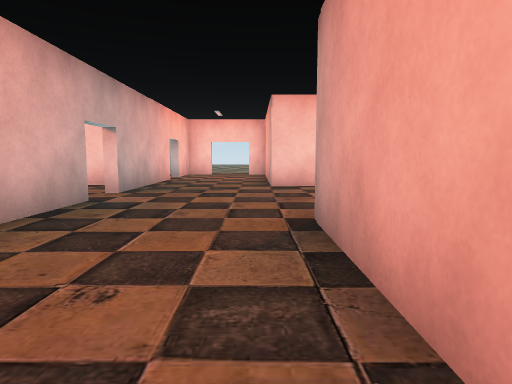
View 1 (above)

20 first-person views from a walk through a Unity game level. The camera is 1.3 m above the floor, tilts 6° down and sees 75° across. The floor is counted in squares, 2 m on a side. Each view is taken from the middle of a square. On the plan, view 1 faces up. The plan holds only what a view shows up to about 10 squares ahead; the rest is blank. The place goes on beyond the plan. The player is left out. Door leaves are left out, so doorways stand open. Some surface patterns are stand-ins.

View 2
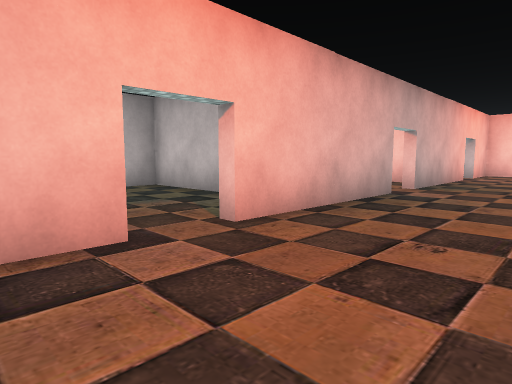

View 3
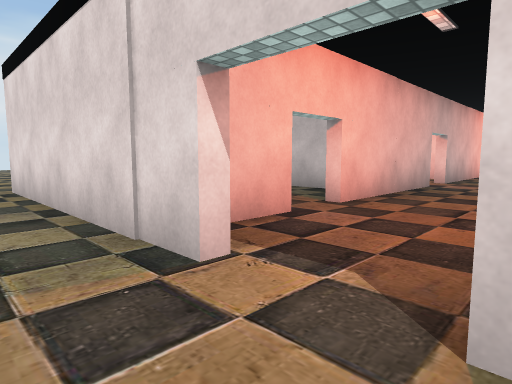

View 4
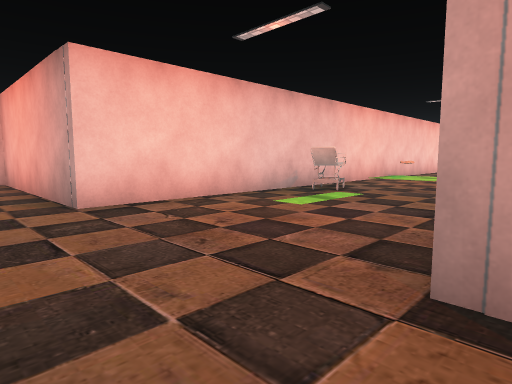

View 5
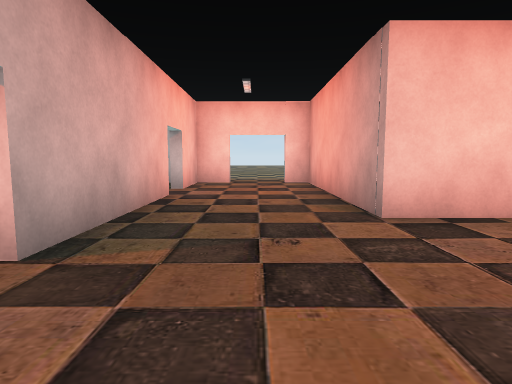

View 6
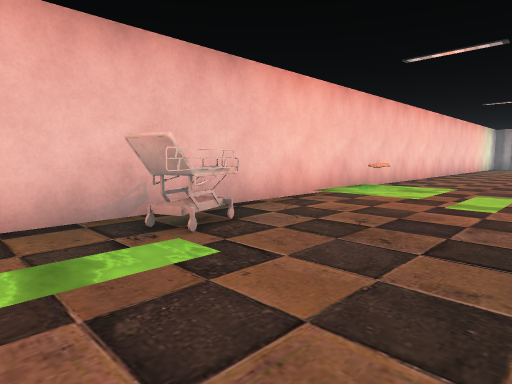

View 7
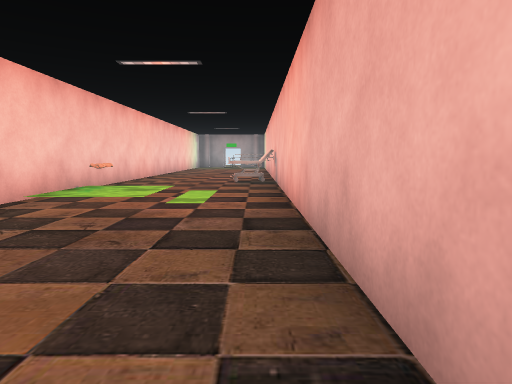

View 8
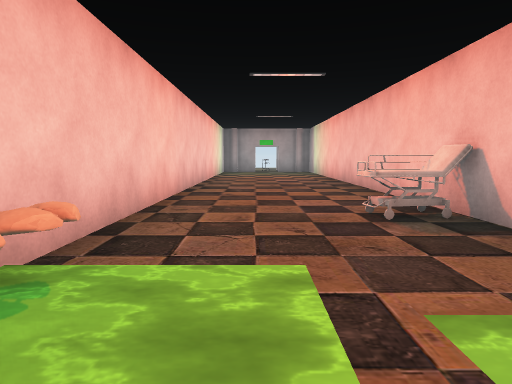

View 9
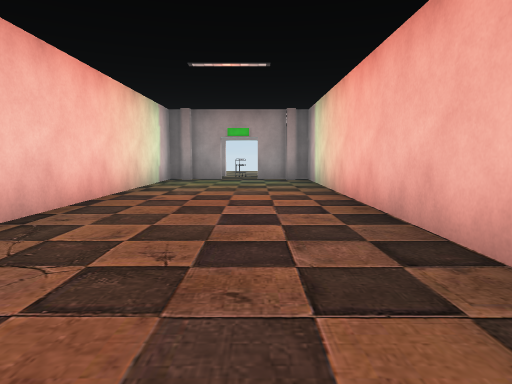

View 10
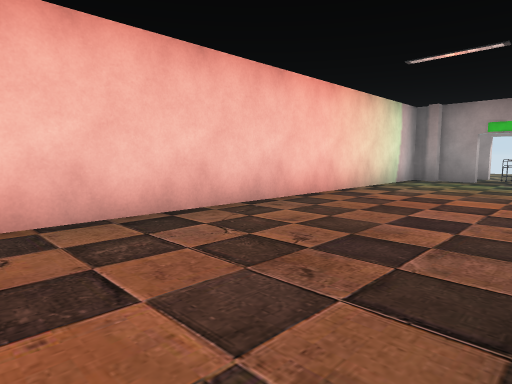

View 11
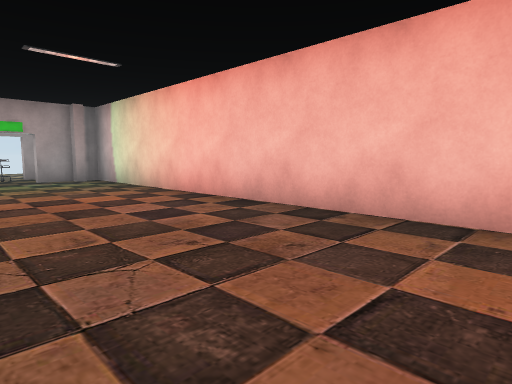

View 12
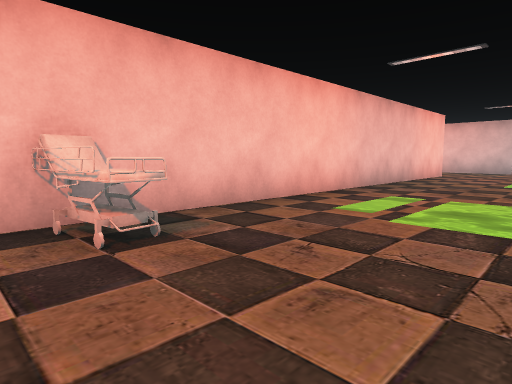

View 13
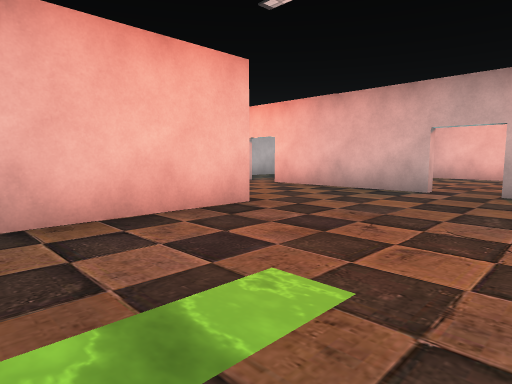

View 14
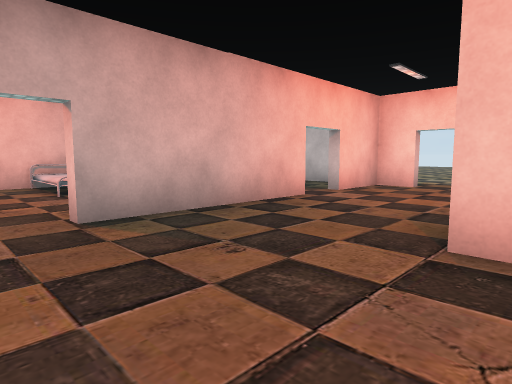

View 15
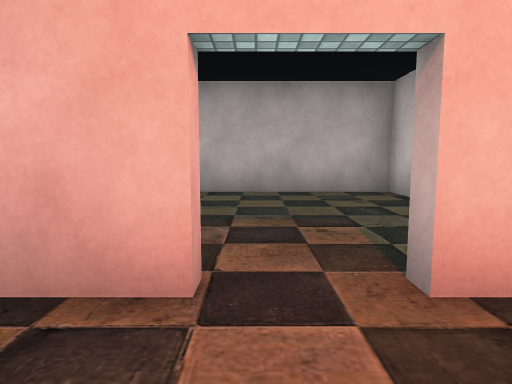

View 16
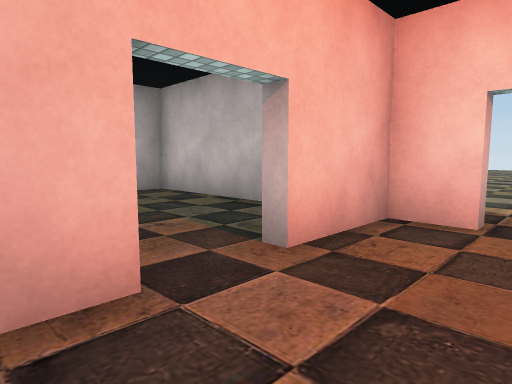

View 17
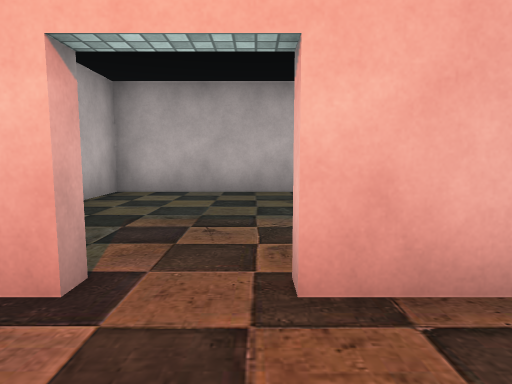

View 18
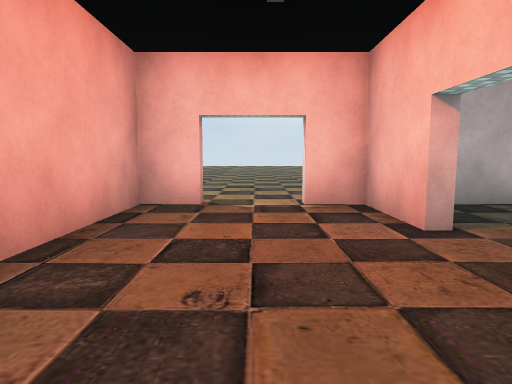

View 19
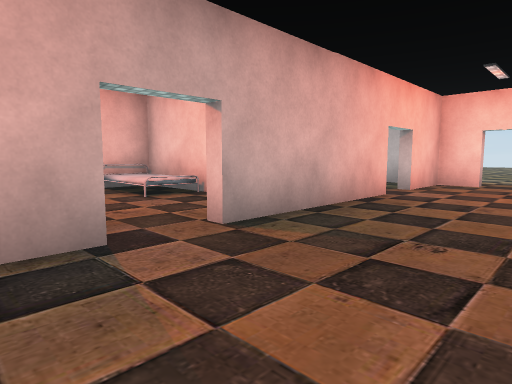

View 20
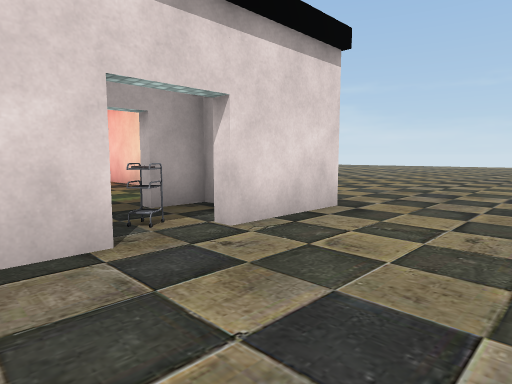

### Floor plan
Ten units are one square. View 1 is at (0, 0); x grows to the right and y downward. Boxes are objects, and circles mark ways between rooms. Rooms are numbered by the first view taken in them; rooms with no view inside come last. Other rooms are left out.
<svg viewBox="-80 -135 345 160">
<path fill="none" stroke="#000" d="M-2 16 6 16 6 -35 238 -35 238 -39M-25 -50 -25 -11M-25 -98 -25 -60M-25 -1 -25 16 -16 16M238 -40 238 -50M238 -60 238 -69M238 -71 238 -75 3 -75 3 -95M-16 18 -75 18M-72 -77 -72 -65M256 -50 256 -42M256 -80 256 -60M-16 -125 -25 -125 -25 -108M3 -95 3 -125M-31 -125 -72 -125 -72 -89M-38 -29 -72 -29 -72 16 -38 16M-72 -65 -72 -40M-32 -77 -72 -77M241 -70 241 -60"/>
<rect x="45" y="-75" width="10" height="10" fill="#bbb"><title>other object</title></rect>
<rect x="85" y="-75" width="10" height="10" fill="#bbb"><title>other object</title></rect>
<rect x="115" y="-45" width="10" height="10" fill="#bbb"><title>other object</title></rect>
<rect x="-75" y="-75" width="10" height="10" fill="#bbb"><title>other object</title></rect>
<rect x="245" y="-55" width="10" height="10" fill="#bbb"><title>trolley</title></rect>
<rect x="245" y="-65" width="10" height="10" fill="#bbb"><title>other object</title></rect>
<circle cx="-10" cy="20" r="3" fill="#2a7"/>
<circle cx="-10" cy="-100" r="3" fill="#2a7"/>
<circle cx="-25" cy="-5" r="3" fill="#2a7"/>
<circle cx="-27" cy="-57" r="3" fill="#2a7"/>
<circle cx="240" cy="-55" r="3" fill="#2a7"/>
<circle cx="-10" cy="-130" r="3" fill="#2a7"/>
<circle cx="260" cy="-55" r="3" fill="#2a7"/>
<circle cx="-25" cy="-105" r="3" fill="#2a7"/>
<text x="90" y="-50">1</text>
<text x="60" y="-20">2</text>
<text x="-10" y="-110">3</text>
<text x="-50" y="-110">4</text>
<text x="-50" y="-10">5</text>
<text x="-50" y="-50">6</text>
<text x="250" y="-60">7</text>
</svg>
Room 1 opens to room 2. Room 1 opens to room 3. Room 1 opens to room 5. Room 1 opens to room 6. Room 1 opens to room 7. Room 2 opens to room 3. Room 2 opens to room 7. Room 3 opens to room 4.

Where each view was taken, in squares from view 1:
view 1: 0 up, 0 right, facing up
view 2: 1 down, 0 right, facing up-left
view 3: 3 down, 0 right, facing up-left
view 4: 3 up, 1 left, facing up-right
view 5: 4 up, 1 left, facing up
view 6: 4 up, 3 right, facing up-right
view 7: 4 up, 3 right, facing right
view 8: 6 up, 8 right, facing right
view 9: 5 up, 14 right, facing right
view 10: 4 up, 14 right, facing up-right
view 11: 7 up, 14 right, facing down-right
view 12: 7 up, 13 right, facing down-left
view 13: 7 up, 4 right, facing down-left
view 14: 5 up, 1 right, facing up-left
view 15: 10 up, 1 left, facing left
view 16: 9 up, 1 left, facing up-left
view 17: 1 up, 1 left, facing left
view 18: 3 up, 1 left, facing down
view 19: 4 up, 0 right, facing up-left
view 20: 4 up, 28 right, facing up-left
